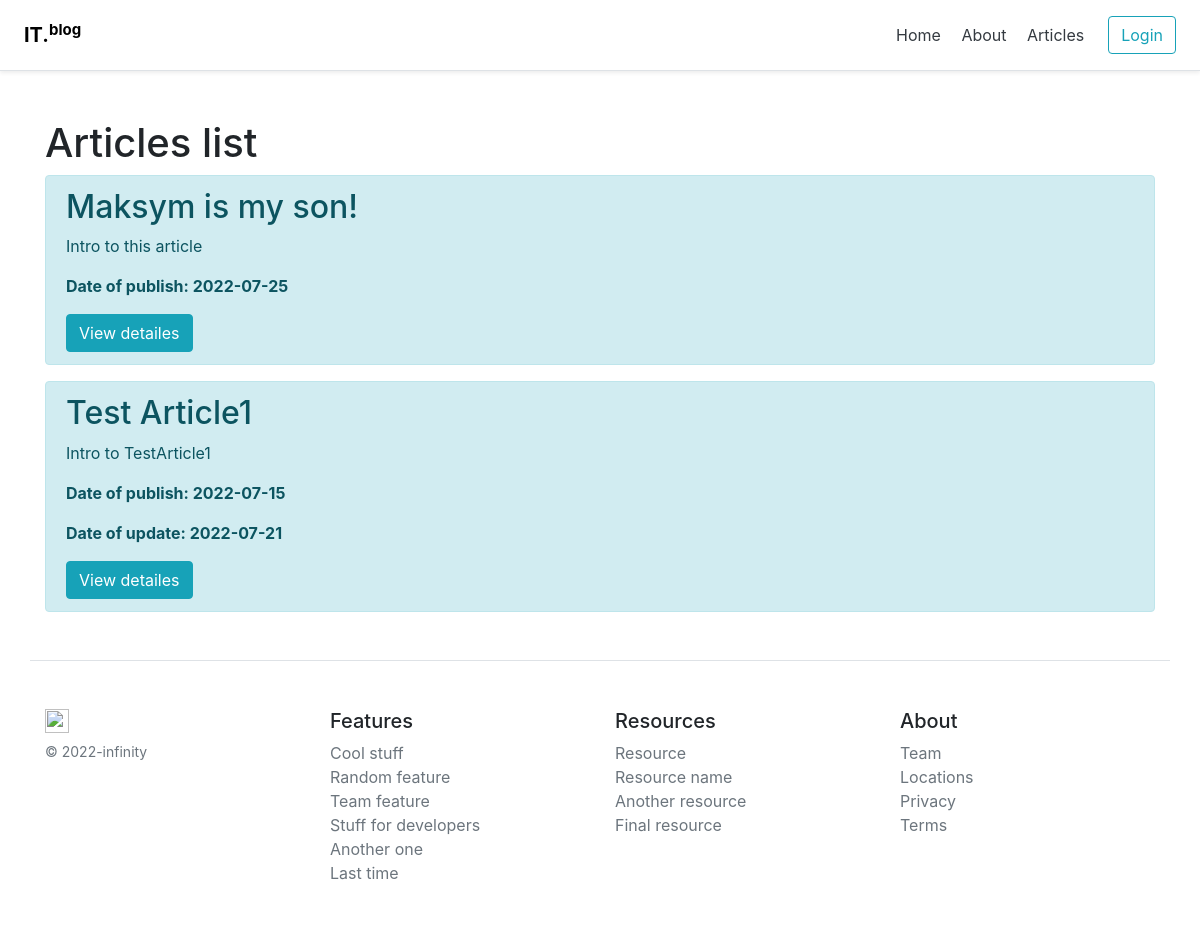
The page /posts on the database its author committed.
### models.py (models this page shows, shortened)
class Article(Base):
    __tablename__ = 'article'
    id = Column(Integer, primary_key=True, autoincrement=True)
    user_id = Column(Integer, ForeignKey('user.id'), nullable=False)
    title = Column(String(100), nullable=False)
    intro = Column(String(300), nullable=False)
    text = Column(Text, nullable=False)
    status = Column(Integer, ForeignKey('status.code'), nullable=False, default=1)
    dlm = Column(DateTime, default=OUR_TIME)
    creation_date = Column(DateTime, default=OUR_TIME)

### routes.py (the view)
@app.route('/posts')
def posts():
    articles = db.session.query(Article).order_by(Article.dlm.desc()).all()
    return render_template('posts.html', articles=articles)

### templates/posts.html (shortened to what this page needs)
{% extends 'base/base.html' %}
{% block body %}
    <div class="container mt-5">
        <h1> Articles list</h1>
        {% if articles|length > 0 %}
            {% for article in articles %}
                {% if article.status == 2 %}
                   <div class="alert alert-info">
                     <h2>{{ article.title }}</h2>
                     <p>{{ article.intro }}</p>
                     {% if article.dlm > article.creation_date %}
                        <p><strong>Date of publish: {{ article.creation_date.date() }}</strong></p>
                        <p><strong>Date of update: {{ article.dlm.date() }}</strong></p>
                     {% else %}
                        <p><strong>Date of publish: {{ article.creation_date.date() }}</strong></p>
                     {% endif %}
                     <a href="/posts/{{ article.id }}" class="btn btn-info">View detailes</a>
                   </div>
                {% endif %}
            {% endfor %}
        {% else %}
            <p>There is no articles yet</p>
        {% endif %}
    </div>
{% endblock %}

### rows shown on the page
Article: title "Maksym is my son!", intro "Intro to this article", creation_date "2022-07-25"
Article: title "Test Article1", intro "Intro to TestArticle1", creation_date "2022-07-15", dlm "2022-07-21"
